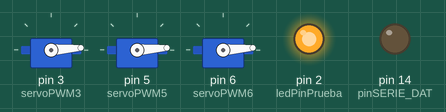
Simulated run of this sketch. Board: Arduino Uno, built with avr-gcc and run on an emulated ATmega328P. Parts: 3 × servo, output pins drawn as LEDs (lit = HIGH).

Above: at 0.05 s.
At 0.7 s:
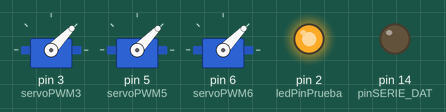
At 1.4 s:
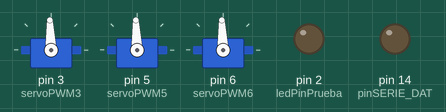
At 2.75 s:
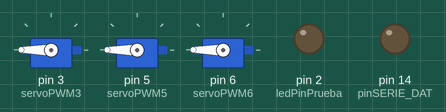
At 3.9 s:
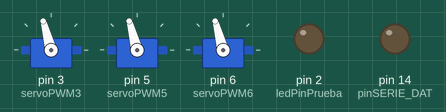
At 5.5 s:
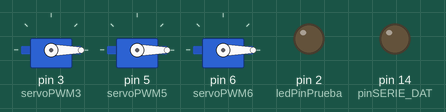
Timing chart, 0 to 7.2 s (numbered marks = the images above):
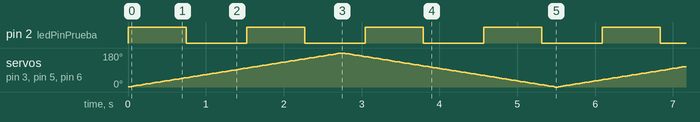

Measured:
- by itself, pin 2 (ledPinPrueba): alternates HIGH for 0.75 s and LOW for 0.78 s

The sketch:

Coche_teledirigido.ino
```cpp
/*
  CACA Coche Teledirigido

 */
// include the Servo library
#include <Servo.h>

// PWM
Servo servoPWM3;  // servo PWM3 - Control dirección
Servo servoPWM5;  // servo PWM5 - Control acelerador
Servo servoPWM6;  // servo PWM6 - Control cambio sentido
//
const int ledPinPrueba = 2;   // LED pin de la placa
/*
// SENSORES DE POSICIÓN
const int pinSENS7 =  7;       // Pin SENSOR - Posición de dirección
const int pinSENS8 =  8;       // Pin SENSOR - Posición del acelerador
const int pinSENS9 =  9;       // Pin SENSOR - Posición de cambio sentido
*/
// DATOS EN SERIE
const int pinSERIE_RST =  10;  // Pin SERIE RESET
const int pinSERIE_CLK =  16;  // Pin SERIE CLOCK
const int pinSERIE_DAT =  14;  // Pin SERIE DATA
//
int pos = 0;   // variable to hold the angle for the servo motor
int posPWM3 = 0;   // variable to hold the angle for the servo motor
int posPWM5 = 0;   // variable to hold the angle for the servo motor
int posPWM6 = 0;   // variable to hold the angle for the servo motor
int sentidoPWM3 = 0;   // variable to hold the angle for the servo motor
int sentidoPWM5 = 0;   // variable to hold the angle for the servo motor
int sentidoPWM6 = 0;   // variable to hold the angle for the servo motor
int contadorGeneral = 0;  // Contador general de tiempos

// the setup function runs once when you press reset or power the board
void setup() {
  // inicializar PINs IN-OUT
  pinMode(ledPinPrueba, OUTPUT);
  //
  servoPWM3.attach(3); // attaches the servo on pin 3 to the servo object
  servoPWM5.attach(5); // attaches the servo on pin 5 to the servo object
  servoPWM6.attach(6); // attaches the servo on pin 6 to the servo object
  /*
  pinMode(pinSENS7, INPUT);
  pinMode(pinSENS8, INPUT);
  pinMode(pinSENS9, INPUT);
  */
  pinMode(pinSERIE_RST, OUTPUT);
  pinMode(pinSERIE_CLK, OUTPUT);
  pinMode(pinSERIE_DAT, OUTPUT);
  // initialize serial communication at 9600 bits per second:
  Serial.begin(9600);
}

void loop() {
  blinkLed();
  posicionarPWM3Direccion();
  posicionarPWM5Acelerador();
  posicionarPWM6Sentido();
  delay(15);
}

void blinkLed() {
  contadorGeneral++;
  if (contadorGeneral >= 0 &&  contadorGeneral < 50)
    digitalWrite(ledPinPrueba, HIGH);   // turn the LED on (HIGH is the voltage level)
  else if (contadorGeneral >= 50 &&  contadorGeneral < 100)
    digitalWrite(ledPinPrueba, LOW);    // turn the LED off by making the voltage LOW
  else
    contadorGeneral = 0;
}
void pruebaOscilar() {
  for (pos = 0; pos <= 180; pos += 1) { // goes from 0 degrees to 180 degrees
    // in steps of 1 degree
    servoPWM3.write(pos);              // tell servo to go to position in variable 'pos'
    delay(15);                       // waits 15ms for the servo to reach the position
  }
  for (pos = 180; pos >= 0; pos -= 1) { // goes from 180 degrees to 0 degrees
    servoPWM3.write(pos);              // tell servo to go to position in variable 'pos'
    delay(15);                       // waits 15ms for the servo to reach the position
  }
}
void posicionarPWM3Direccion() {
  if (sentidoPWM3 == 0) {
    // Sentido horario
    if (posPWM3 < 180) {
      posPWM3++;
      servoPWM3.write(posPWM3);
    }
    else if (posPWM3 >= 180) {
      posPWM3 = 180;
      servoPWM3.write(posPWM3);
      sentidoPWM3 = 1;
    }
  }
  else if (sentidoPWM3 == 1) {
    // Sentido anti-horario
    if (posPWM3 > 0) {
      posPWM3--;
      servoPWM3.write(posPWM3);
    }
    else if (posPWM3 <= 0) {
      posPWM3 = 0;
      servoPWM3.write(posPWM3);
      sentidoPWM3 = 0;
    }
  }
}

void posicionarPWM5Acelerador() {
  if (sentidoPWM5 == 0) {
    // Sentido horario
    if (posPWM5 < 180) {
      posPWM5++;
      servoPWM5.write(posPWM5);
    }
    else if (posPWM5 >= 180) {
      posPWM5 = 180;
      servoPWM5.write(posPWM5);
      sentidoPWM5 = 1;
    }
  }
  else if (sentidoPWM5 == 1) {
    // Sentido anti-horario
    if (posPWM5 > 0) {
      posPWM5--;
      servoPWM5.write(posPWM5);
    }
    else if (posPWM5 <= 0) {
      posPWM5 = 0;
      servoPWM5.write(posPWM5);
      sentidoPWM5 = 0;
    }
  }
}

void posicionarPWM6Sentido() {
  if (sentidoPWM6 == 0) {
    // Sentido horario
    if (posPWM6 < 180) {
      posPWM6++;
      servoPWM6.write(posPWM6);
    }
    else if (posPWM6 >= 180) {
      posPWM6 = 180;
      servoPWM6.write(posPWM6);
      sentidoPWM6 = 1;
    }
  }
  else if (sentidoPWM6 == 1) {
    // Sentido anti-horario
    if (posPWM6 > 0) {
      posPWM6--;
      servoPWM6.write(posPWM6);
    }
    else if (posPWM6 <= 0) {
      posPWM6 = 0;
      servoPWM6.write(posPWM6);
      sentidoPWM6 = 0;
    }
  }
}
```
